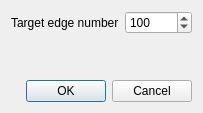
<?xml version="1.0" encoding="UTF-8"?>
<ui version="4.0">
 <class>Settings_Simplification</class>
 <widget class="QDialog" name="Settings_Simplification">
  <property name="geometry">
   <rect>
    <x>0</x>
    <y>0</y>
    <width>180</width>
    <height>75</height>
   </rect>
  </property>
  <property name="windowTitle">
   <string>Settings</string>
  </property>
  <layout class="QVBoxLayout" name="verticalLayout">
   <property name="sizeConstraint">
    <enum>QLayout::SetFixedSize</enum>
   </property>
   <item>
    <layout class="QGridLayout" name="gridLayout">
     <item row="0" column="0">
      <widget class="QLabel" name="label">
       <property name="text">
        <string>Target edge number</string>
       </property>
      </widget>
     </item>
     <item row="0" column="1">
      <widget class="QSpinBox" name="EdgeNum">
       <property name="maximum">
        <number>999999</number>
       </property>
       <property name="value">
        <number>100</number>
       </property>
      </widget>
     </item>
    </layout>
   </item>
   <item>
    <spacer name="verticalSpacer">
     <property name="orientation">
      <enum>Qt::Vertical</enum>
     </property>
     <property name="sizeHint" stdset="0">
      <size>
       <width>20</width>
       <height>40</height>
      </size>
     </property>
    </spacer>
   </item>
   <item>
    <widget class="QDialogButtonBox" name="buttonBox">
     <property name="orientation">
      <enum>Qt::Horizontal</enum>
     </property>
     <property name="standardButtons">
      <set>QDialogButtonBox::Cancel|QDialogButtonBox::Ok</set>
     </property>
    </widget>
   </item>
  </layout>
 </widget>
 <resources/>
 <connections>
  <connection>
   <sender>buttonBox</sender>
   <signal>accepted()</signal>
   <receiver>Settings_Simplification</receiver>
   <slot>accept()</slot>
   <hints>
    <hint type="sourcelabel">
     <x>248</x>
     <y>254</y>
    </hint>
    <hint type="destinationlabel">
     <x>157</x>
     <y>274</y>
    </hint>
   </hints>
  </connection>
  <connection>
   <sender>buttonBox</sender>
   <signal>rejected()</signal>
   <receiver>Settings_Simplification</receiver>
   <slot>reject()</slot>
   <hints>
    <hint type="sourcelabel">
     <x>316</x>
     <y>260</y>
    </hint>
    <hint type="destinationlabel">
     <x>286</x>
     <y>274</y>
    </hint>
   </hints>
  </connection>
 </connections>
</ui>
